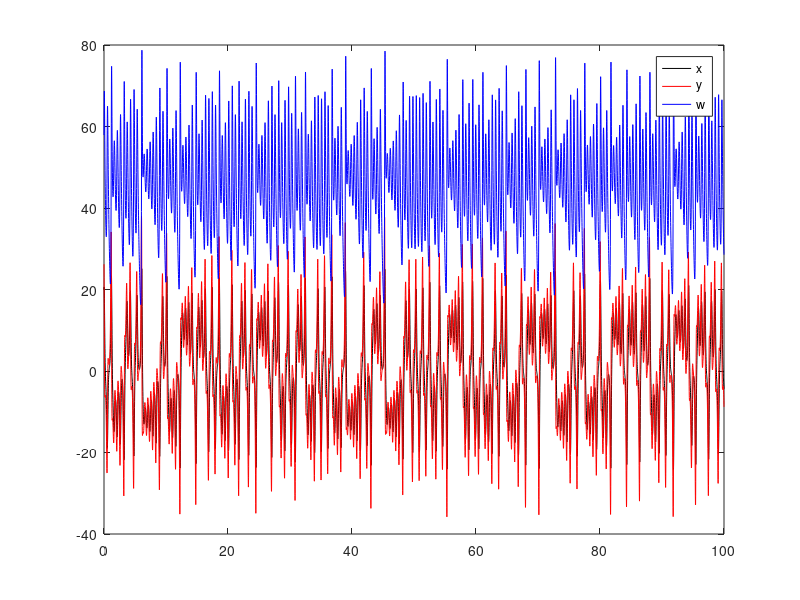
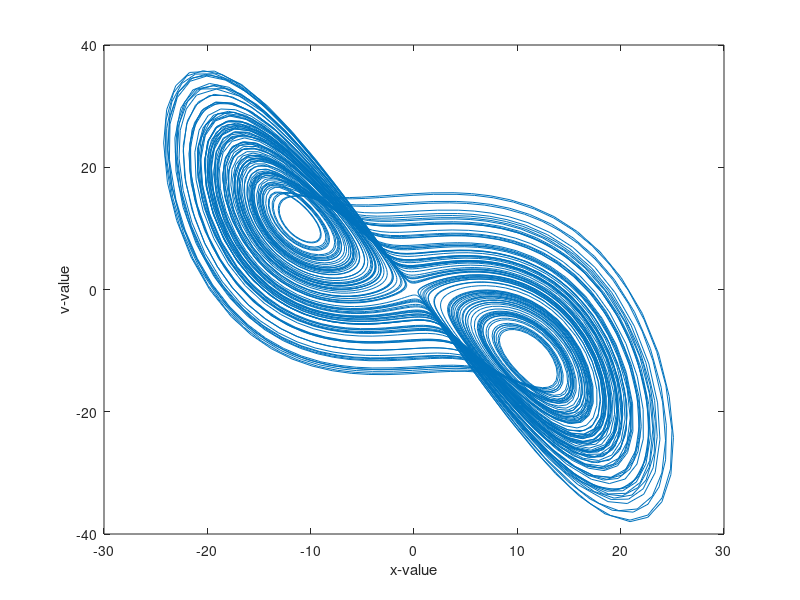
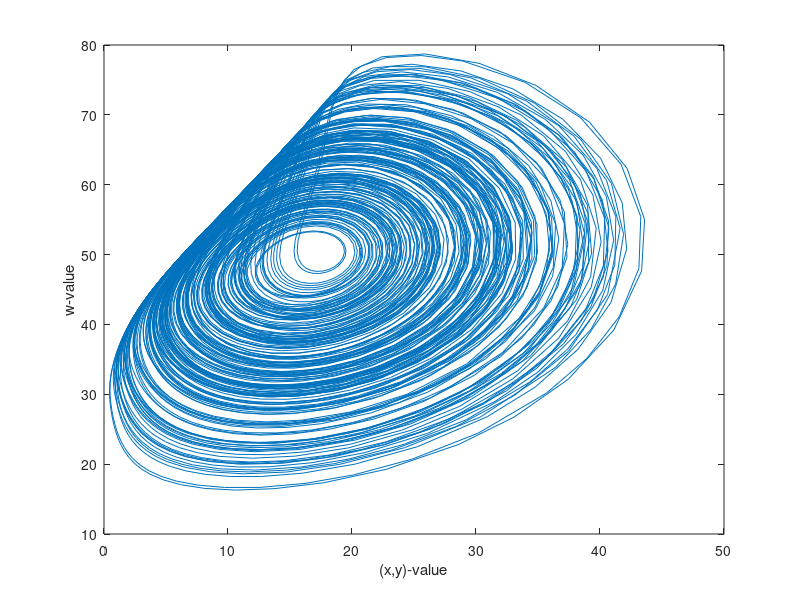
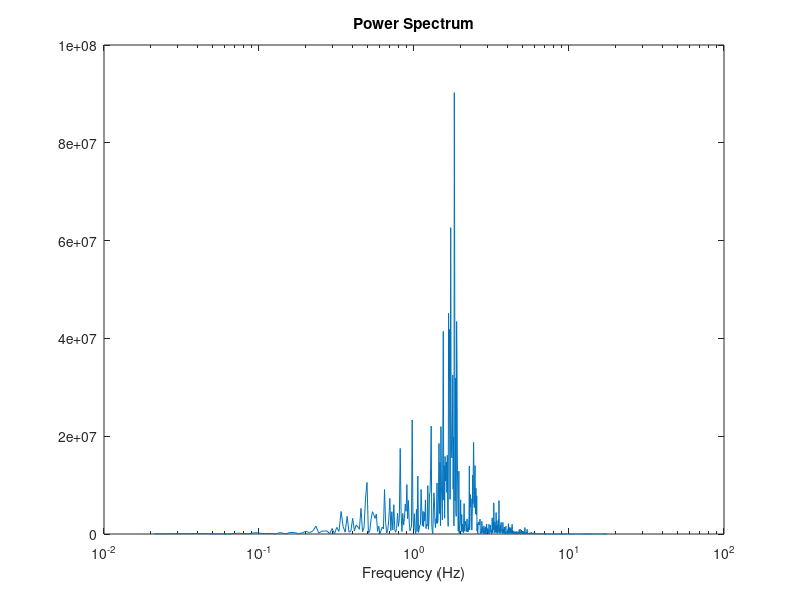

Here is the MATLAB script that generated these plots, in order: (Note: this script raises an error after producing the figures.)
% couplelorenz
% 2 coupled Lorenz systems


function couplelorenz

a = 10.;        % 10
b = 50;         % 50
c = 8./3;       % 8/3
%g = 1.618033988749895;            % 0.85  0.88
g = 1;

epsc = 0.00;        % 0.01 for g = 1.8
aa = a*(1+epsc*randn);
bb = b*(1+epsc*randn);
cc = c*(1+epsc*randn);

y0 = [20 1 1 -20 1 1];
%y0 = [12.8 10.955 53.455];
%y0 = [-4.3426   -9.3985 21.389];
tspan = [0 30];

%options = odeset('OutputFcn',@odephas3);
% options = odeset('OutputFcn',@odeplot);

%[ttmp,ytmp] = ode45(@f5,tspan,y0,options);
[ttmp,ytmp] = ode45(@f5,tspan,y0);
[sy,dum] = size(ytmp);
y0 = ytmp(sy,:);

tspan = [0 100];
%[t,y] = ode45(@f5,tspan,y0,options);
[t,y] = ode45(@f5,tspan,y0);

figure(2)
colormap(jet)
plot(t,y(:,1),'k',t,y(:,2),'r',t,y(:,6),'b')
legend('x','y','w')

figure(3)
plot(y(:,1),y(:,5))
xlabel('x-value')
ylabel('v-value')

u = sqrt(y(:,1).^2 + y(:,2).^2);
w = y(:,6);

figure(4)
plot(u,w)
xlabel('(x,y)-value')
ylabel('w-value')

% xp = u - 18;
% yp = z - 52;
% 
% theta = atan2(yp,xp);
% signal = sin(theta);

% figure(5)
% plot(signal,'LineWidth',2)


PowS = 1;
% Power Spectrum
if PowS == 1        % Turn this off by setting PowS = 0
    [st dum] = size(t);
    tshort = t(400:st,1);
    %yshort = y(400:st,1);
    yshort = u(400:st,1);
    [st dum] = size(tshort);
    dt = (max(tshort)-min(tshort))/st;
    df = 1/st/dt;
    fmax = 1/dt;
    freq = df:df:fmax;

    yf = yshort(:,1);
    F = fft(yf);
    Pow = F.*conj(F);

    mid = round(st/4);
    figure(6)
    semilogx(freq(2:mid),Pow(2:mid))
    title('Power Spectrum')
    xlabel('Frequency (Hz)')
    

    [Pmax I] = max(Pow);
    f0 = freq(I)
    T0 = 1/f0
%     T0nat = 2*pi/sqrt(w02)
end

d = y(:,1);
e = y(:,2);
f = y(:,3);
Printfile4('lout',t',d',e',f')


    
    
    function yd = f5(t,y)

        yp(1) = a*(y(2) - y(1));
        yp(2) = y(1)*(b - y(3)) - y(2);
        yp(3) = y(1)*y(2) - c*y(3) - g*(y(3) - y(6));
        
        yp(4) = aa*(y(5) - y(4));
        yp(5) = y(4)*(bb - y(6)) - y(5);
        yp(6) = y(4)*y(5) - cc*y(6)- g*(y(6) - y(3));

        yd = [yp(1);yp(2);yp(3);yp(4);yp(5);yp(6)];

    end     % end f5


end % end ltest

